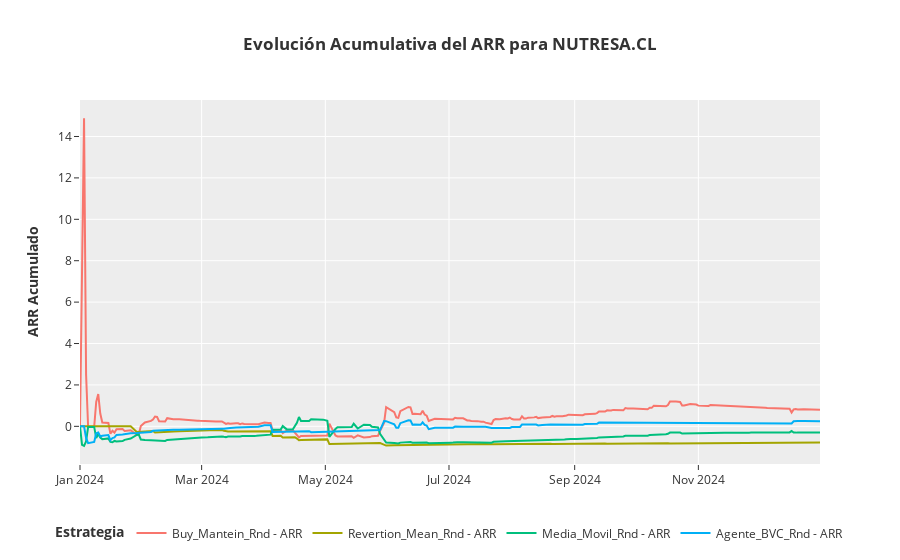

Notebook cell for this chart:
### Markdown cell above
## Evolución Metricas

### Code cell
# Transformar el DataFrame a formato largo
df_melted = df_indice.melt(id_vars=['Date'], var_name='Estrategia', value_name='Rendimiento')

# Función para calcular métricas acumulativas
def calcular_metricas_acumulativas(df):
    df = df.sort_values('Date').copy()  # Asegurar orden cronológico
    df['ARR'] = (1 + df['Rendimiento']).cumprod() ** (253 / df.index.to_series().diff().fillna(1).cumsum()) - 1
    df['Volatilidad_acum'] = df['Rendimiento'].expanding().std() * np.sqrt(252)
    df['Sharpe_acum'] = (df['Rendimiento'].expanding().mean() / df['Rendimiento'].expanding().std()) * np.sqrt(252)
    return df

# Aplicar función por estrategia
df_time_metrics = df_melted.groupby('Estrategia', group_keys=False).apply(calcular_metricas_acumulativas)

fig = go.Figure()

for metric in ['ARR']:
    for strategy in df_time_metrics['Estrategia'].unique():
        df_temp = df_time_metrics[df_time_metrics['Estrategia'] == strategy]
        fig.add_trace(go.Scatter(
            x=df_temp['Date'],
            y=df_temp[metric],
            mode='lines',
            name=f"{strategy} - {metric}"
        ))

fig.update_layout(
    title={
        'text': f"<b>Evolución Acumulativa del ARR para {indice_referencia}</b>",
        'x':0.5,
        'xanchor': 'center'
    },
    yaxis_title="<b>ARR Acumulado</b>",
    legend=dict(
        title="<b>Estrategia</b>",
        orientation="h",
        yanchor="top",
        y=-0.15,
        xanchor="center",
        x=0.5
    ),
    template="ggplot2"
)


fig.show()

### Figure 1 — Plotly figure (JSON) as saved in the notebook; plotly's stock layout.template omitted (floating-point values rounded to 4 significant figures; data arrays with more than 128 entries replaced by an {"elided": "..."} marker saying what was removed)
{"data": [{"mode": "lines", "name": "Buy_Mantein_Rnd - ARR", "type": "scatter", "x": {"elided": "252 str values"}, "y": {"elided": "252 float values"}}, {"mode": "lines", "name": "Revertion_Mean_Rnd - ARR", "type": "scatter", "x": {"elided": "252 str values"}, "y": {"elided": "252 float values"}}, {"mode": "lines", "name": "Media_Movil_Rnd - ARR", "type": "scatter", "x": {"elided": "252 str values"}, "y": {"elided": "252 float values"}}, {"mode": "lines", "name": "Agente_BVC_Rnd - ARR", "type": "scatter", "x": {"elided": "252 str values"}, "y": {"elided": "252 float values"}}], "layout": {"legend": {"orientation": "h", "title": {"text": "<b>Estrategia</b>"}, "x": 0.5, "xanchor": "center", "y": -0.15, "yanchor": "top"}, "title": {"text": "<b>Evolución Acumulativa del ARR para NUTRESA.CL</b>", "x": 0.5, "xanchor": "center"}, "yaxis": {"title": {"text": "<b>ARR Acumulado</b>"}}}}
